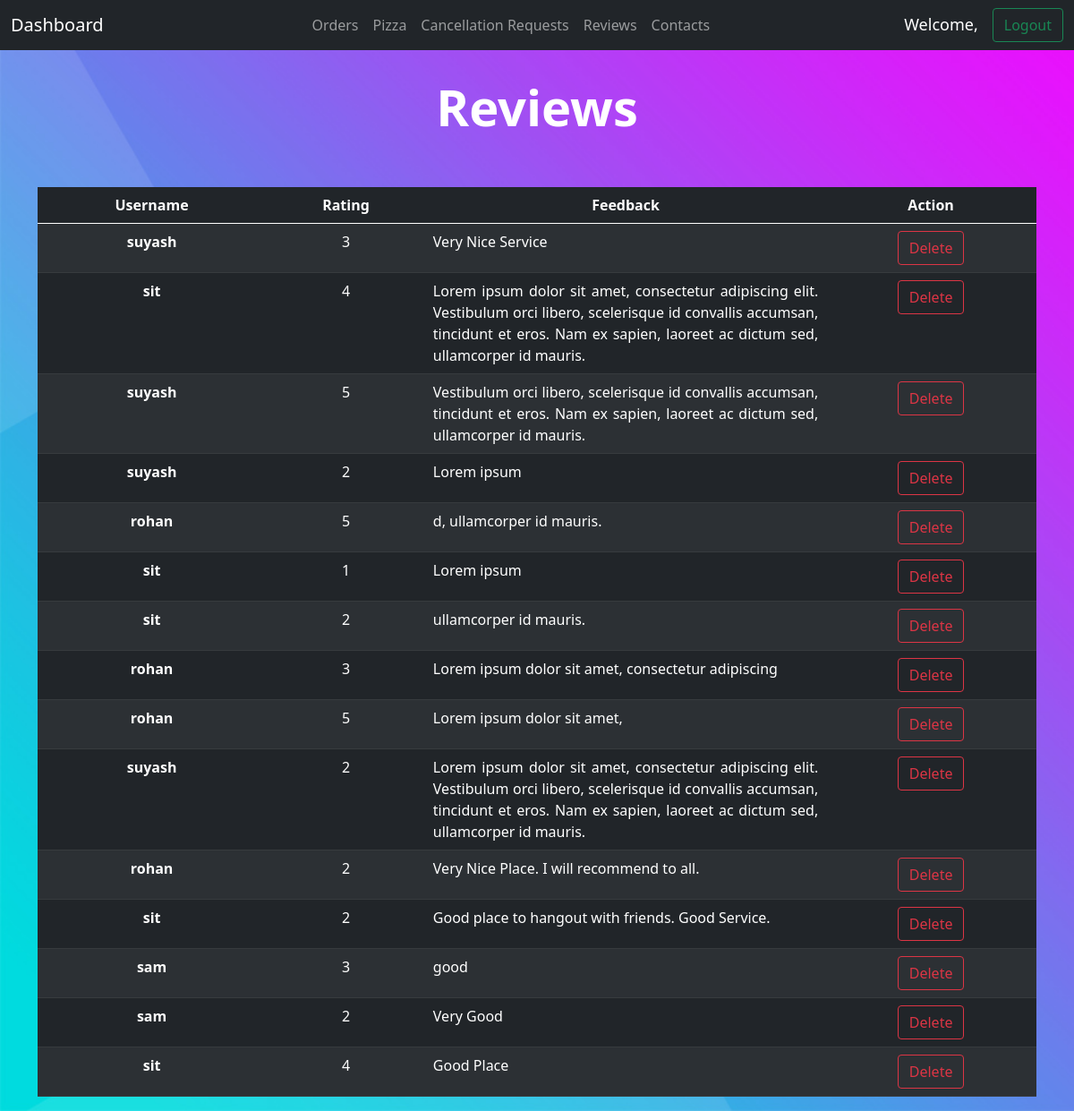
The app's page /review/list/, older data.
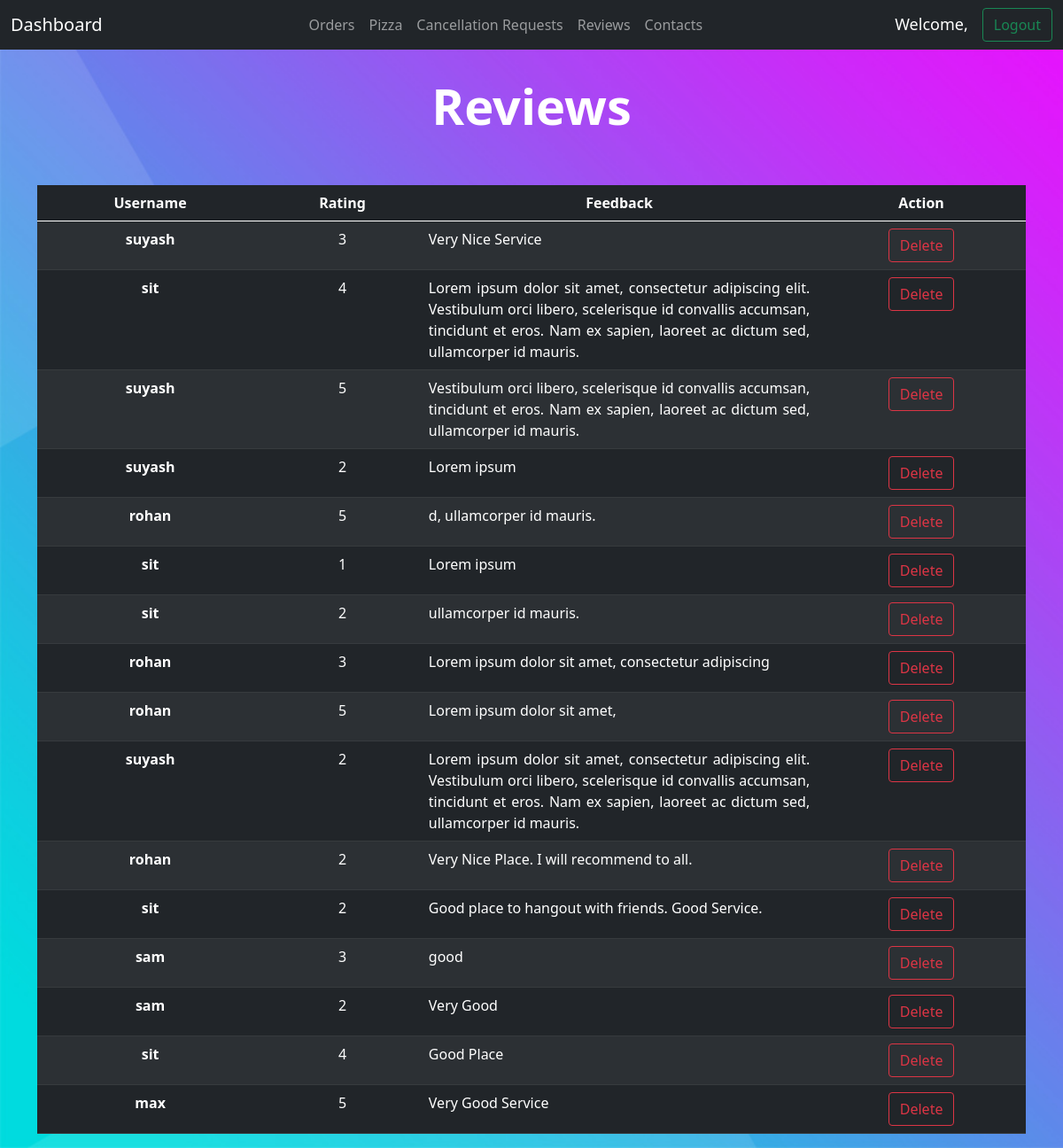
The same page, newer data.
### StaffPanel/models.py (models this page shows, shortened)
class Review(models.Model):
    user = models.ForeignKey(User, on_delete=models.CASCADE, blank=True)
    ratings = models.IntegerField(null=False)
    feedback = models.CharField(max_length=500, blank=True)

### StaffPanel/views.py (the view)
# urls.py: path('review/list/', staff_handeling.reviewList, name="review_list"),
def reviewList(request):
    review_list = models.Review.objects.all()
    review_count = len(review_list)
    contextlib = {
        'reviews': review_list,
        'review_count': review_count,
    }
    return render(request, 'staff/main/reviews.html', context=contextlib)

### templates/staff/main/reviews.html (shortened to what this page needs)
{% extends 'staff/main/base.html' %}
{% block content %}
<div class="container text-center">
    <h1 class="display-4" style="font-weight: bold;margin-top: 30px;margin-bottom: 1em;color:white;">
        Reviews
    </h1>
    {% if review_count == 0 %}
    <h5 style="margin-top: 30px;margin-bottom: 1em;color:white;">
        There no reviews right now.
    </h5>
    {% else %}
        <table class="table table-striped table-hover table-dark" style="border-radius: 30px;">
            <thead>
                <tr>
                    <th scope="col">Username</th>
                    <th scope="col">Rating</th>
                    <th scope="col">Feedback</th>
                    <th scope="col">Action</th>
                </tr>
            </thead>
            <tbody>
                {% for review in reviews %}
                <tr>
                    <form action="{% url 'delete_review' review.id %}" method="post">
                        <th scope="row">{{ review.user.username }}</th>
                        <td>{{ review.ratings }}</td>
                        <td class="scroll">{{ review.feedback }}</td>
                        <td>
                            <input type="submit" class="btn btn-outline-danger" value="Delete" name="delete">
                        </td>
                    </form>
                </tr>
                {% endfor %}
            </tbody>
        </table>
    {% endif %}
</div>
{% endblock %}

Row changes from the older to the newer data that the page shows:
added Review: user.username "max", ratings "5", feedback "Very Good Service"
